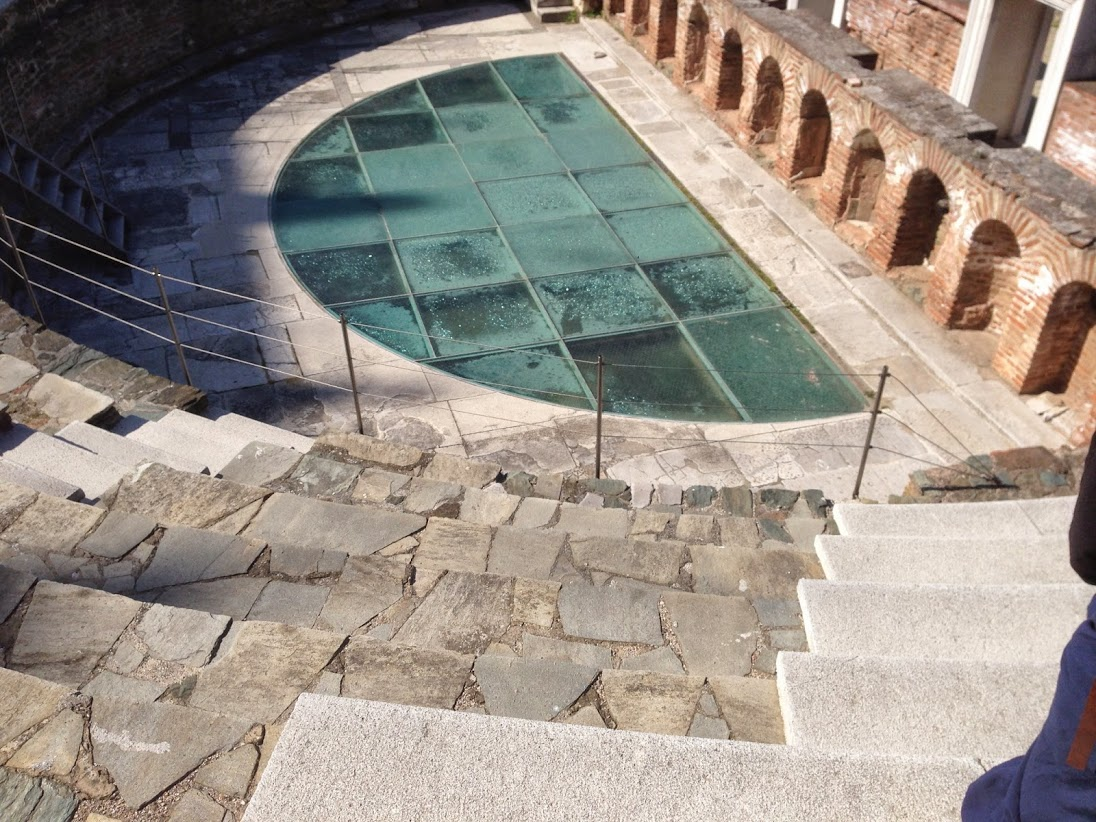
#> input picture imgs/input/Amphitheatre.jpg, 1096 x 822 px
$ python cartoonizer.py imgs/input/Amphitheatre.jpg out.png
#> lines starting #> are read from the running program, lines starting #| are printed output that depends on the picture; after the words box and inside, x2 and y2 are one past the last pixel; in counts of white or black regions, pixels touching at a corner belong together
#> further down, image is the input picture: shape (822, 1096, 3); mean B, G, R 134, 142.9, 151.5
#!/usr/bin/env python
import argparse
import time
import numpy as np
from collections import defaultdict
from scipy import stats
import cv2


def cartoonize(image):
    """
    convert image into cartoon-like image

    image: input PIL image
    """

    output = np.array(image)
    x, y, c = output.shape
    # hists = []
    for i in range(c):
        output[:, :, i] = cv2.bilateralFilter(output[:, :, i], 5, 50, 50)
        # hist, _ = np.histogram(output[:, :, i], bins=np.arange(256+1))
        # hists.append(hist)
    edge = cv2.Canny(output, 100, 200)
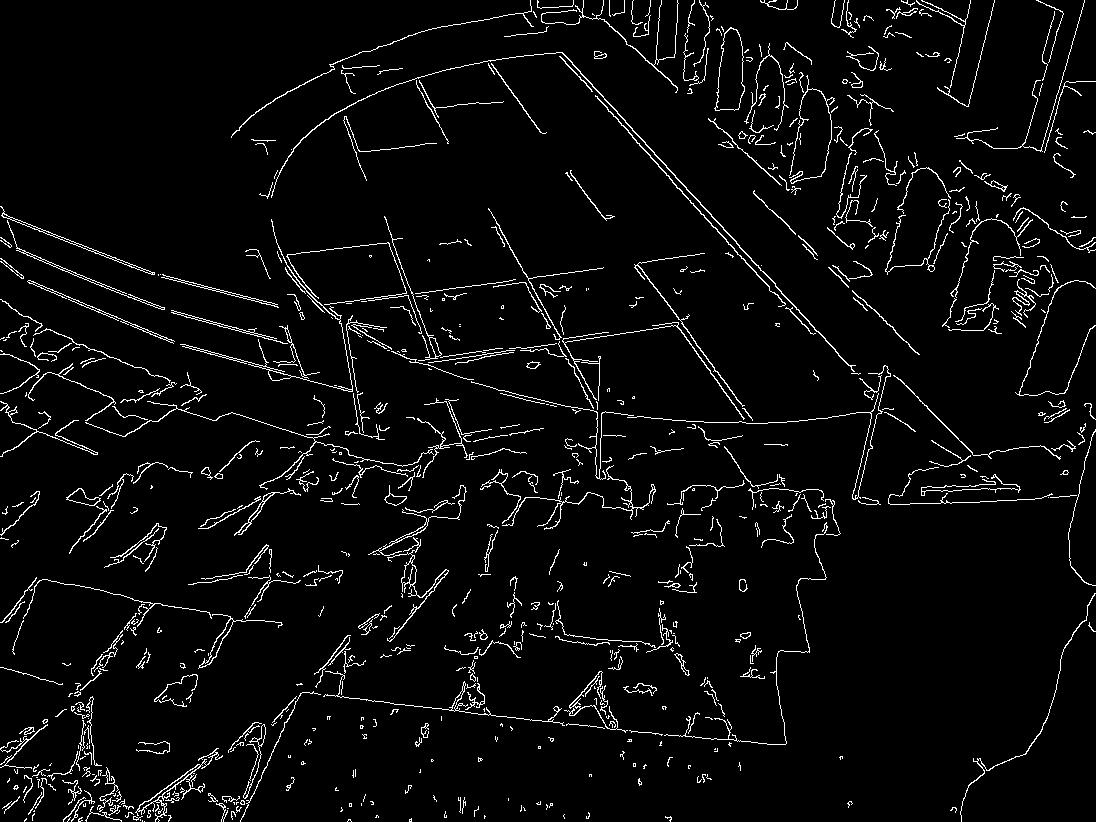
#> edge: shape (822, 1096); 4.2% white in thin lines or dots

    output = cv2.cvtColor(output, cv2.COLOR_RGB2HSV)
#> output: shape (822, 1096, 3); mean H, S, V 92.8, 52.3, 157.2

    hists = []
    #H
    hist, _ = np.histogram(output[:, :, 0], bins=np.arange(180+1))
#> hist = 180 values, max 138121 at index 105, min 1 at index 151, mean 5005.1
    hists.append(hist)
    #S
    hist, _ = np.histogram(output[:, :, 1], bins=np.arange(256+1))
#> hist = 256 values, max 30687 at index 23, min 0 at index 198, mean 3519.2
    hists.append(hist)
    #V
    hist, _ = np.histogram(output[:, :, 2], bins=np.arange(256+1))
#> hist = 256 values, max 9006 at index 221, min 0 at index 0, mean 3519.2
    hists.append(hist)

    C = []
    for h in hists:
        C.append(k_histogram(h))
#> this loop made 3 passes
#> after the loop, C = [[25, 106, 162], [28, 54, 88, 134], [44, 105, 163, 216]]
    print("centroids: {0}".format(C))
#| centroids: [array([ 25., 106., 162.]), array([ 28.,  54.,  88., 134.]), array([ 44., 105., 163., 216.])]

    output = output.reshape((-1, c))
    for i in range(c):
        channel = output[:, i]
        index = np.argmin(np.abs(channel[:, np.newaxis] - C[i]), axis=1)
        output[:, i] = C[i][index]
    output = output.reshape((x, y, c))
#> output: shape (822, 1096, 3); mean H, S, V 92.4, 52, 156.4
    output = cv2.cvtColor(output, cv2.COLOR_HSV2RGB)
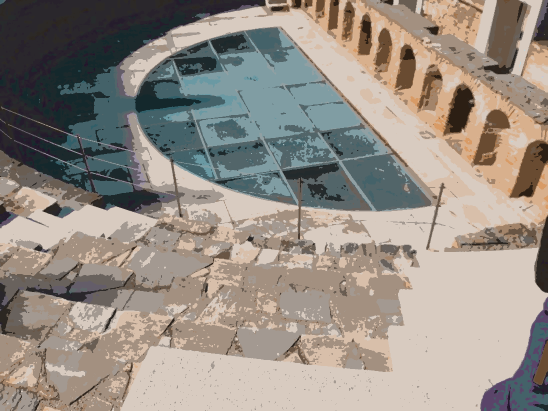
#> output: shape (822, 1096, 3) (shown at 1/2 size); mean B, G, R 133.3, 142.1, 150.3

    contours, _ = cv2.findContours(edge,
                                   cv2.RETR_EXTERNAL,
                                   cv2.CHAIN_APPROX_NONE)
#> contours = 755 contours, 642 with area under 20; largest, box (x1, y1, x2, y2) and area: (714, 27, 745, 111) 1726, (135, 748, 223, 822) 424, (180, 219, 353, 392) 378, (0, 206, 155, 275) 364, (271, 52, 856, 372) 358
    # for i in range(len(contours)):
    #     tmp = contours[i]
    #     contours[i] = cv2.approxPolyDP(tmp, 2, False)
    cv2.drawContours(output, contours, -1, 0, thickness=1)
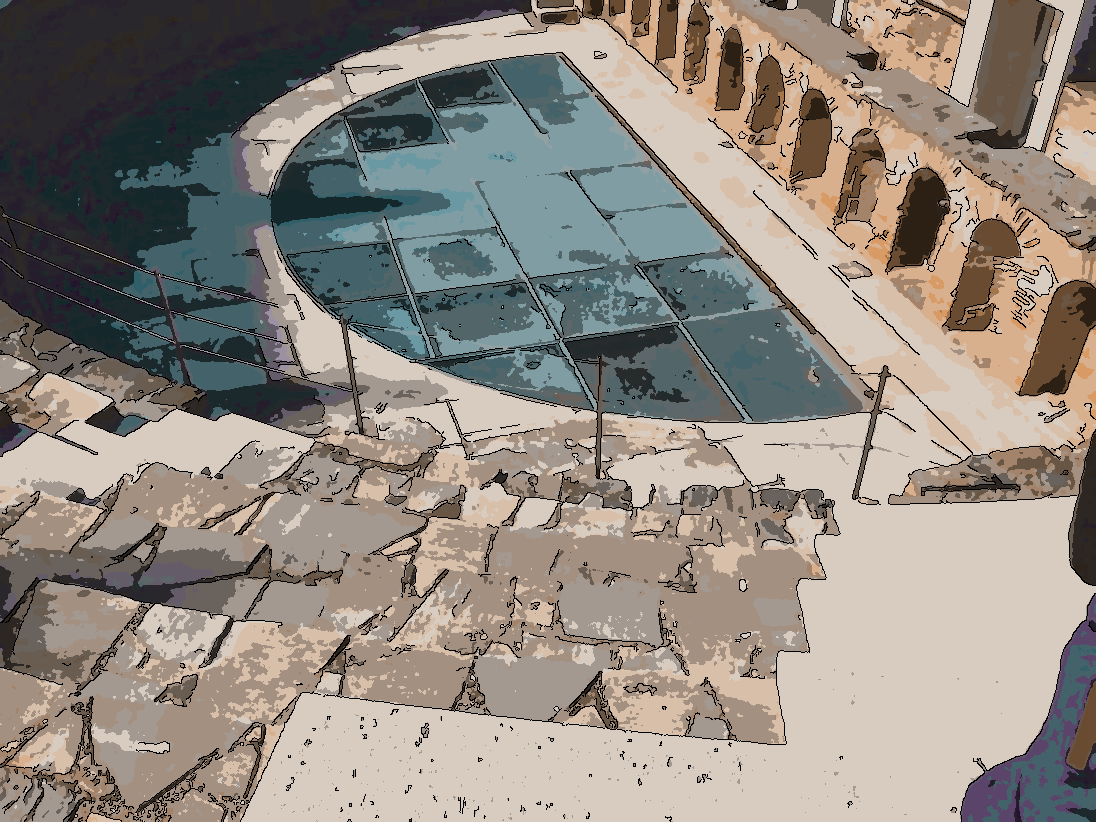
#> output: shape (822, 1096, 3); 4.18% of pixels changed, all inside (x1, y1, x2, y2) = (0, 0, 1096, 822)
    return output


def update_C(C, hist):
    """
    update centroids until they don't change
    """
    while True:
        groups = defaultdict(list)
        #assign pixel values
        for i in range(len(hist)):
            if hist[i] == 0:
                continue
            d = np.abs(C-i)
            index = np.argmin(d)
            groups[index].append(i)

        new_C = np.array(C)
        for i, indice in groups.items():
            if np.sum(hist[indice]) == 0:
                continue
            new_C[i] = int(np.sum(indice*hist[indice])/np.sum(hist[indice]))
        if np.sum(new_C-C) == 0:
            break
        C = new_C
    return C, groups


def k_histogram(hist):
    """
    choose the best K for k-means and get the centroids
    """
    alpha = 0.001              # p-value threshold for normaltest
    N = 80                      # minimun group size for normaltest
    C = np.array([128])

    while True:
        C, groups = update_C(C, hist)

        #start increase K if possible
        new_C = set()     # use set to avoid same value when seperating centroid
        for i, indice in groups.items():
            #if there are not enough values in the group, do not seperate
            if len(indice) < N:
                new_C.add(C[i])
                continue

            # judge whether we should seperate the centroid
            # by testing if the values of the group is under a
            # normal distribution
            z, pval = stats.normaltest(hist[indice])
            if pval < alpha:
                #not a normal dist, seperate
                left = 0 if i == 0 else C[i-1]
                right = len(hist)-1 if i == len(C)-1 else C[i+1]
                delta = right-left
                if delta >= 3:
                    c1 = (C[i]+left)/2
                    c2 = (C[i]+right)/2
                    new_C.add(c1)
                    new_C.add(c2)
                else:
                    # though it is not a normal dist, we have no
                    # extra space to seperate
                    new_C.add(C[i])
            else:
                # normal dist, no need to seperate
                new_C.add(C[i])
        if len(new_C) == len(C):
            break
        else:
            C = np.array(sorted(new_C))
    return C

if __name__ == '__main__':
    parser = argparse.ArgumentParser()
    parser.add_argument('input', help='input image')
    parser.add_argument('output', help='output cartoonized image')

    args = parser.parse_args()

    # image = Image.open(args.input)
    image = cv2.imread(args.input)
    start_time = time.time()
    output = cartoonize(image)
    end_time = time.time()
    t = end_time-start_time
    print('time: {0}s'.format(t))
    cv2.imwrite(args.output, output)

$ run again, on imgs/input/Floater.JPG
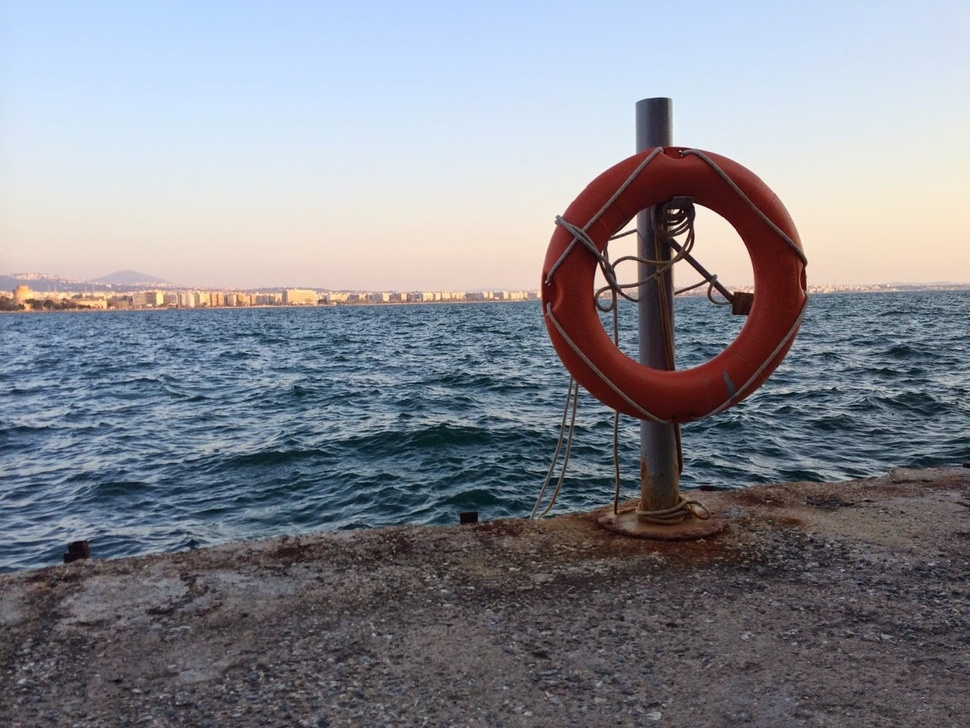
#> input picture imgs/input/Floater.JPG, 970 x 728 px, shrunk from 1153 x 865 before the run
#> image is the input picture: shape (728, 970, 3); mean B, G, R 144.1, 136, 134.2
#> in cartoonize, `edge = cv2.Canny(output, 100, 200)`:
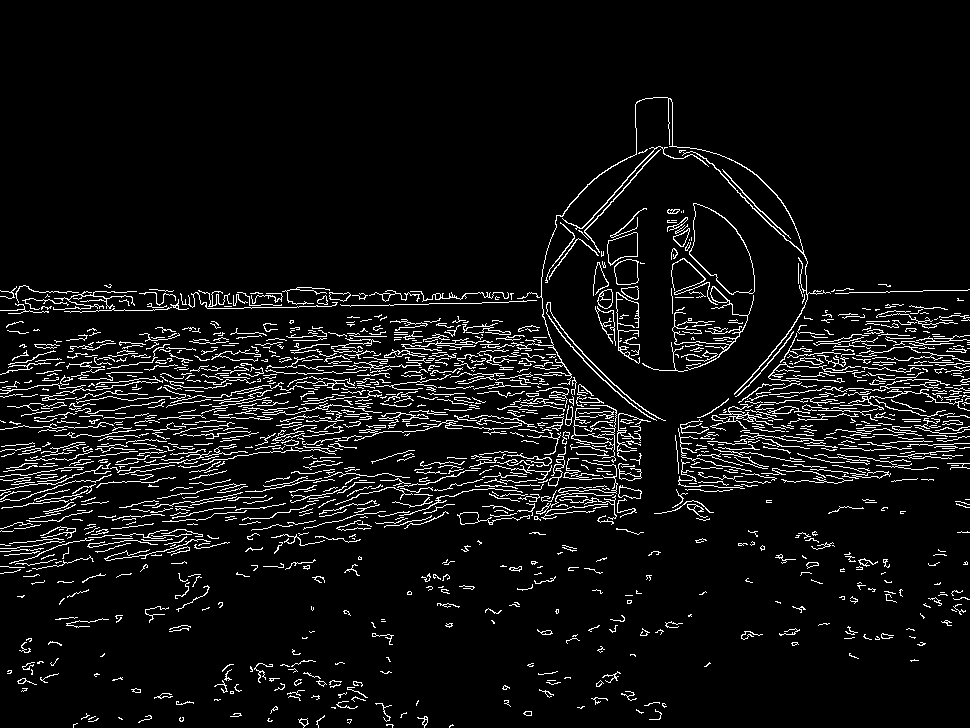
#> edge: shape (728, 970); 6.6% white in thin lines or dots, all inside (x1, y1, x2, y2) = (0, 97, 970, 728)
#> in cartoonize, `hist, _ = np.histogram(output[:, :, 0], bins=np.arange(180+1))`: hist = 180 values, max 71053 at index 13, min 0 at index 31, mean 3923.1
#> in cartoonize, `hist, _ = np.histogram(output[:, :, 1], bins=np.arange(256+1))`: hist = 256 values, max 14662 at index 17, min 0 at index 227, mean 2758.4
#> in cartoonize, `hist, _ = np.histogram(output[:, :, 2], bins=np.arange(256+1))`: hist = 256 values, max 26760 at index 254, min 0 at index 0, mean 2758.4
#> the loop in cartoonize, `for h in hists:` made 3 passes
#> after the loop in cartoonize, `for h in hists:`: C = [[15, 112, 151], [26, 73, 164], [63, 96, 150, 243]]
#| centroids: [array([ 15., 112., 151.]), array([ 26.,  73., 164.]), array([ 63.,  96., 150., 243.])]
#> contours = 1328 contours, 1270 with area under 20; largest, box (x1, y1, x2, y2) and area: (689, 203, 755, 295) 3616, (607, 232, 638, 266) 657, (614, 259, 639, 285) 512, (511, 97, 831, 395) 335, (571, 405, 617, 463) 322
#> in cartoonize, `cv2.drawContours(output, contours, -1, 0, thickness=1)`:
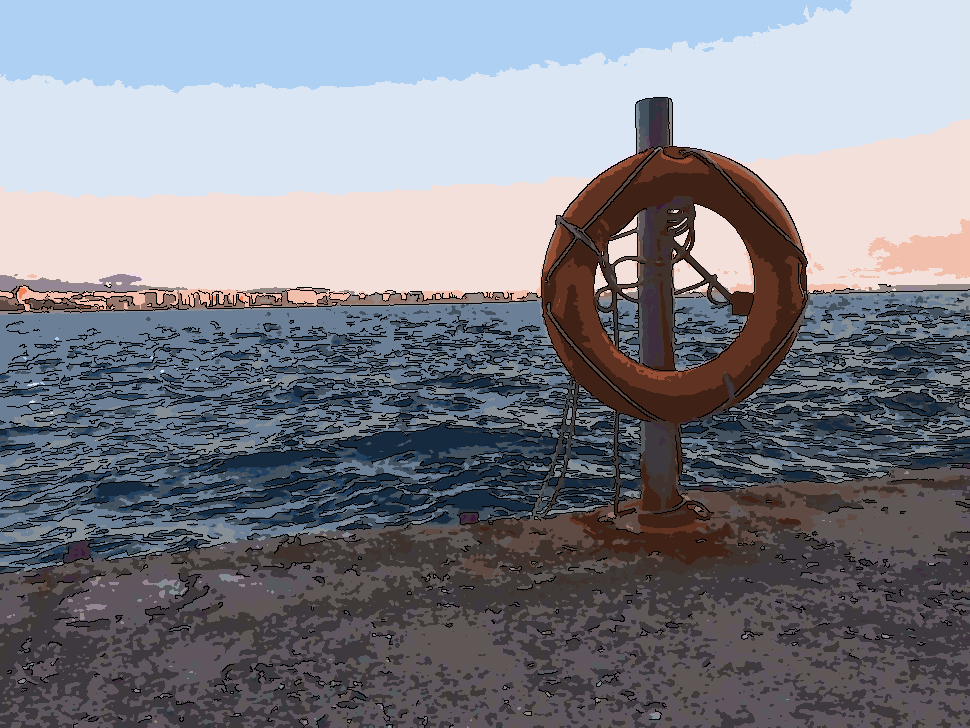
#> output: shape (728, 970, 3); mean B, G, R 135.7, 127.6, 126.7

$ run again, on imgs/input/River.jpg
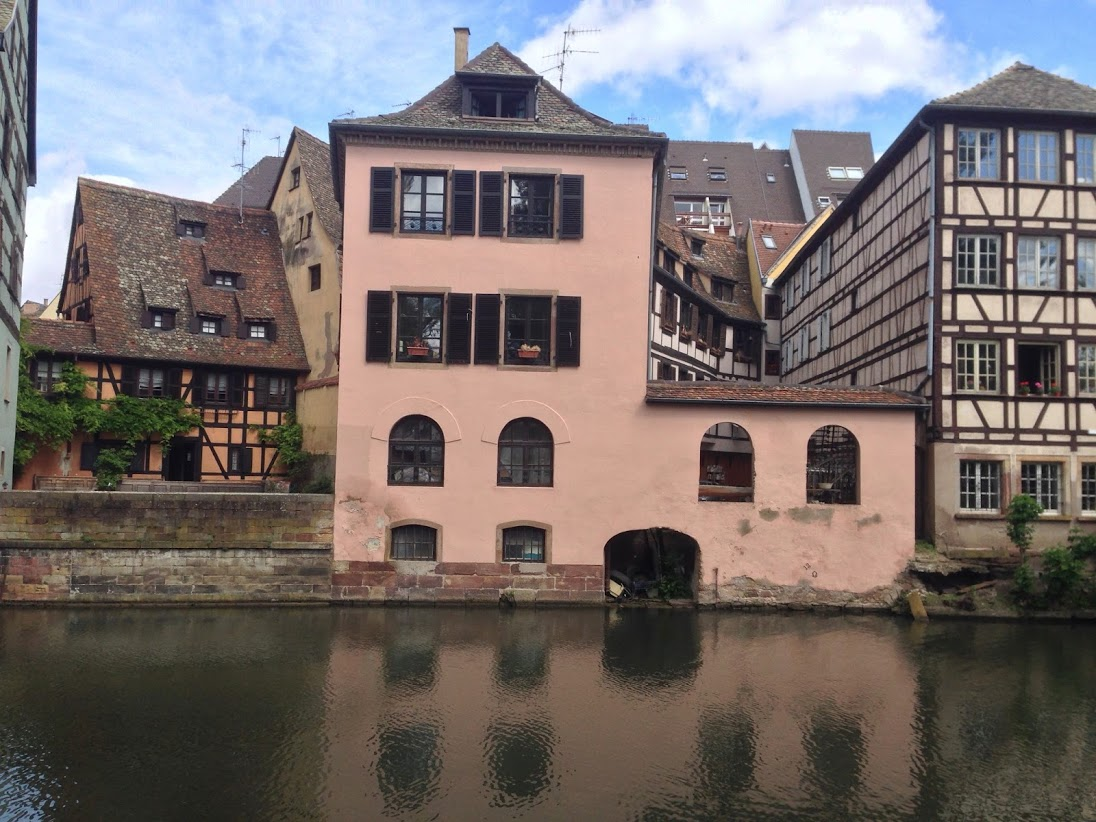
#> input picture imgs/input/River.jpg, 1096 x 822 px
#> image is the input picture: shape (822, 1096, 3); mean B, G, R 110, 111.4, 119.6
#> in cartoonize, `edge = cv2.Canny(output, 100, 200)`:
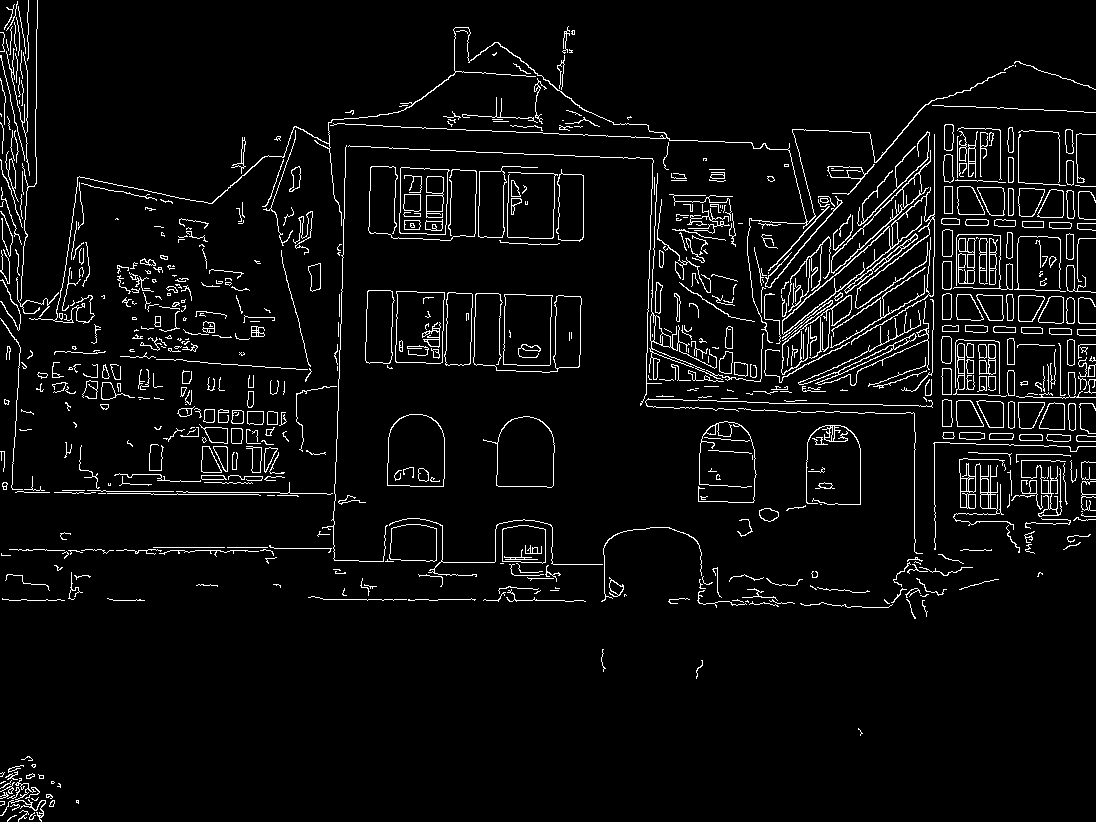
#> edge: shape (822, 1096); 4.9% white in thin lines or dots
#> in cartoonize, `hist, _ = np.histogram(output[:, :, 0], bins=np.arange(180+1))`: hist = 180 values, max 52531 at index 112, min 0 at index 31, mean 5005.1
#> in cartoonize, `hist, _ = np.histogram(output[:, :, 1], bins=np.arange(256+1))`: hist = 256 values, max 28187 at index 71, min 0 at index 186, mean 3519.2
#> in cartoonize, `hist, _ = np.histogram(output[:, :, 2], bins=np.arange(256+1))`: hist = 256 values, max 41911 at index 254, min 0 at index 0, mean 3519.2
#> the loop in cartoonize, `for h in hists:` made 3 passes
#> after the loop in cartoonize, `for h in hists:`: C = [[13, 105, 154], [17, 37, 53, 69, 83, 105, 129], [49, 100, 161, 234]]
#| centroids: [array([ 13., 105., 154.]), array([ 17.,  37.,  53.,  69.,  83., 105., 129.]), array([ 49., 100., 161., 234.])]
#> contours = 664 contours, 505 with area under 20; largest, box (x1, y1, x2, y2) and area: (387, 414, 445, 487) 3734, (483, 416, 555, 488) 3615, (395, 291, 445, 364) 3296, (503, 294, 553, 366) 3258, (399, 167, 450, 235) 3050
#> in cartoonize, `cv2.drawContours(output, contours, -1, 0, thickness=1)`:
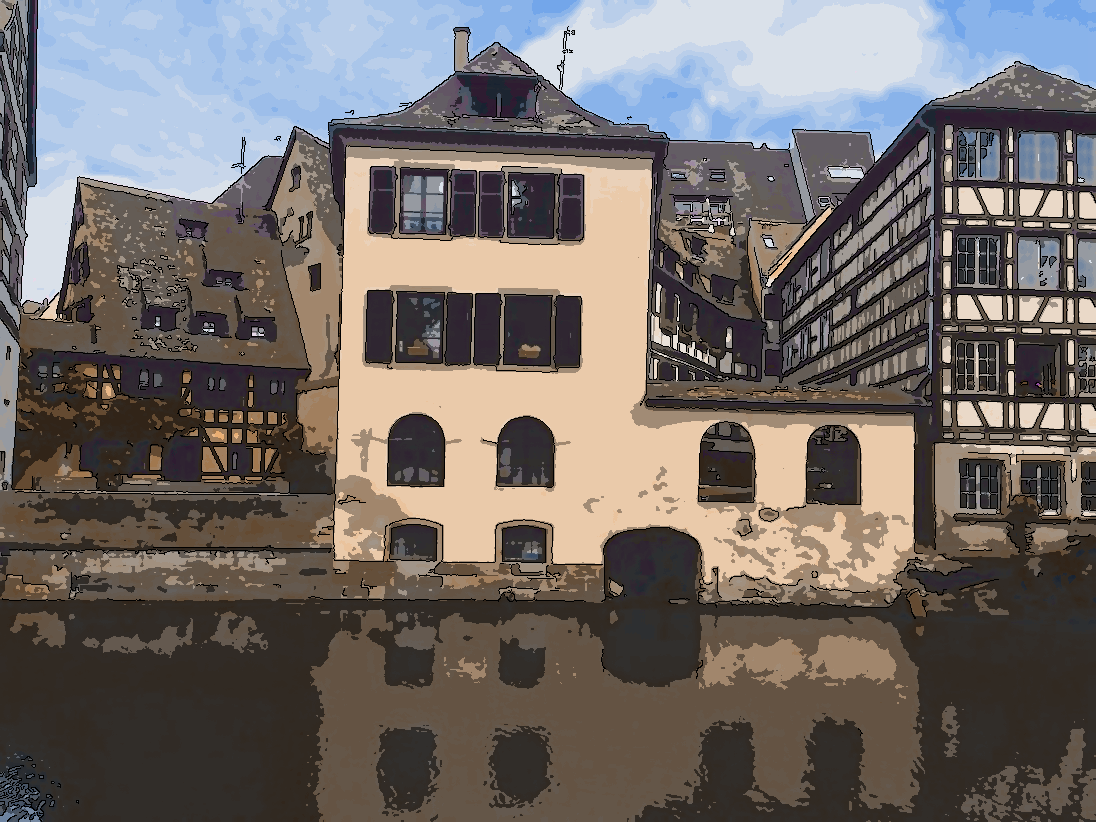
#> output: shape (822, 1096, 3); mean B, G, R 103.5, 106.9, 113.9
